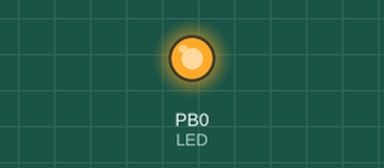
The sketch below on a simulated ATtiny85, built with avr-gcc and run on an emulated ATtiny85. On the bench: output pins drawn as LEDs (lit = HIGH). Sleep ends after the set time or at an interrupt.

Above: at 1.0 s.
At 9.6 s:
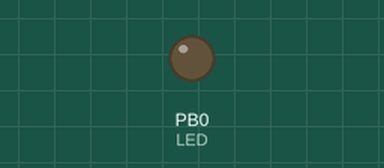
Timing chart, 0 to 22.6 s (numbered marks = the images above):
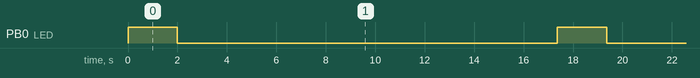

Measured:
- by itself, PB0 (LED): alternates HIGH for 2.0 s and LOW for 15.4 s

The sketch:

Attiny_powerdown.ino
```cpp
#include <avr/sleep.h>
#include <avr/wdt.h>

#define LED 0

ISR(WDT_vect)
  {
  wdt_disable();
  }

void myWatchdogEnable(const byte interval)
  {
  wdt_reset();

  MCUSR = 0;                          // reset various flags
  WDTCR |= 0b00011000;               // see docs, set WDCE, WDE
  WDTCR =  0b01000000 | interval;    // set WDIE, and appropriate delay

  ADCSRA &= ~_BV(ADEN);

  set_sleep_mode (SLEEP_MODE_PWR_DOWN);
  sleep_bod_disable();
  sei();
  sleep_mode();


  ADCSRA |= _BV(ADEN);

  }

void setup()
{
pinMode (LED, OUTPUT);
}

void loop(){

  digitalWrite (LED, HIGH);
  delay (2000);
  digitalWrite (LED, LOW);

  for (int i = 0; i < 15; i++){
  myWatchdogEnable (0b000110);  // 1 second
  }

}

// sleep bit patterns:
//  1 second:  0b000110
//  2 seconds: 0b000111
//  4 seconds: 0b100000
//  8 seconds: 0b100001
```
